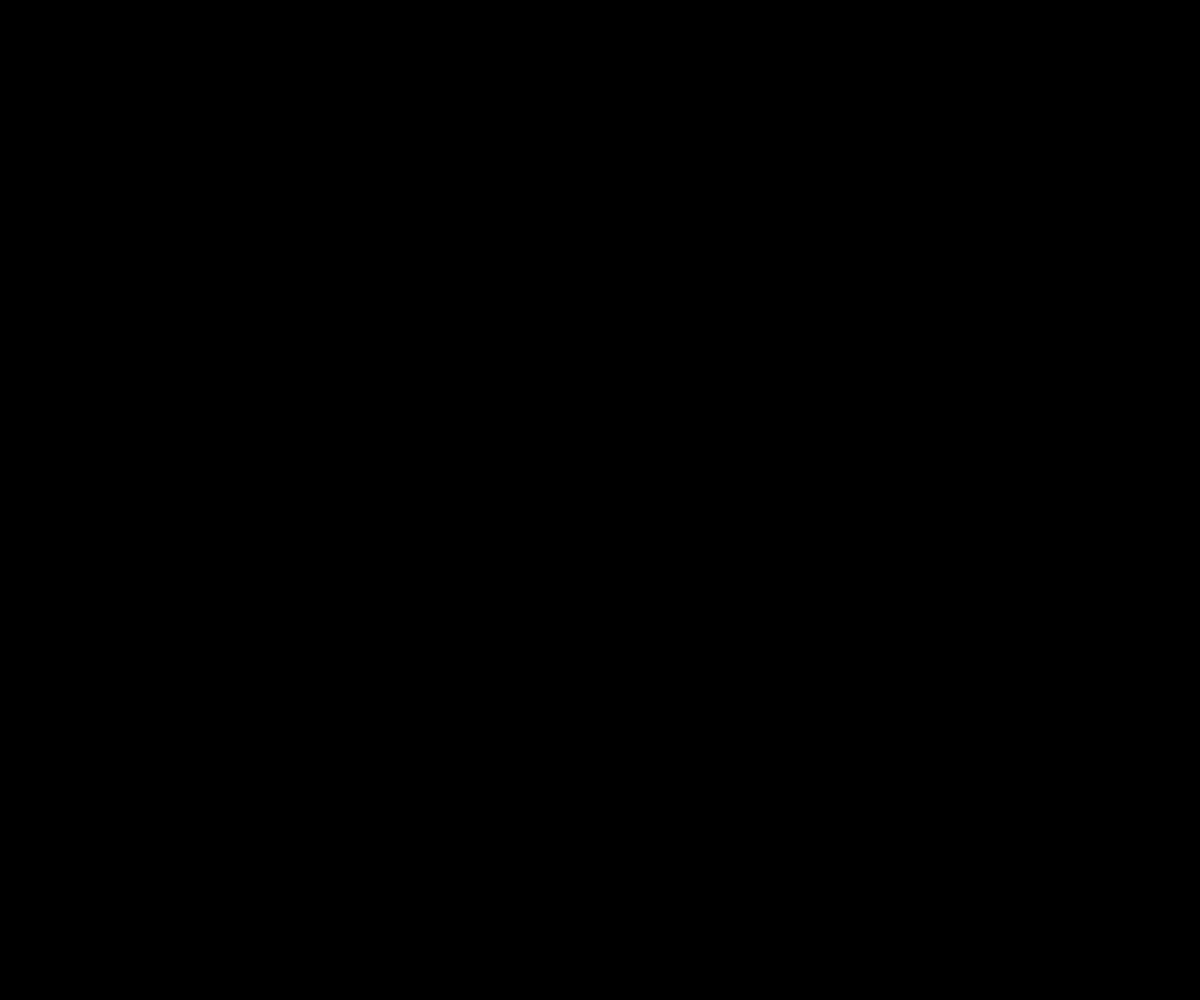
Frame 1 (no input)
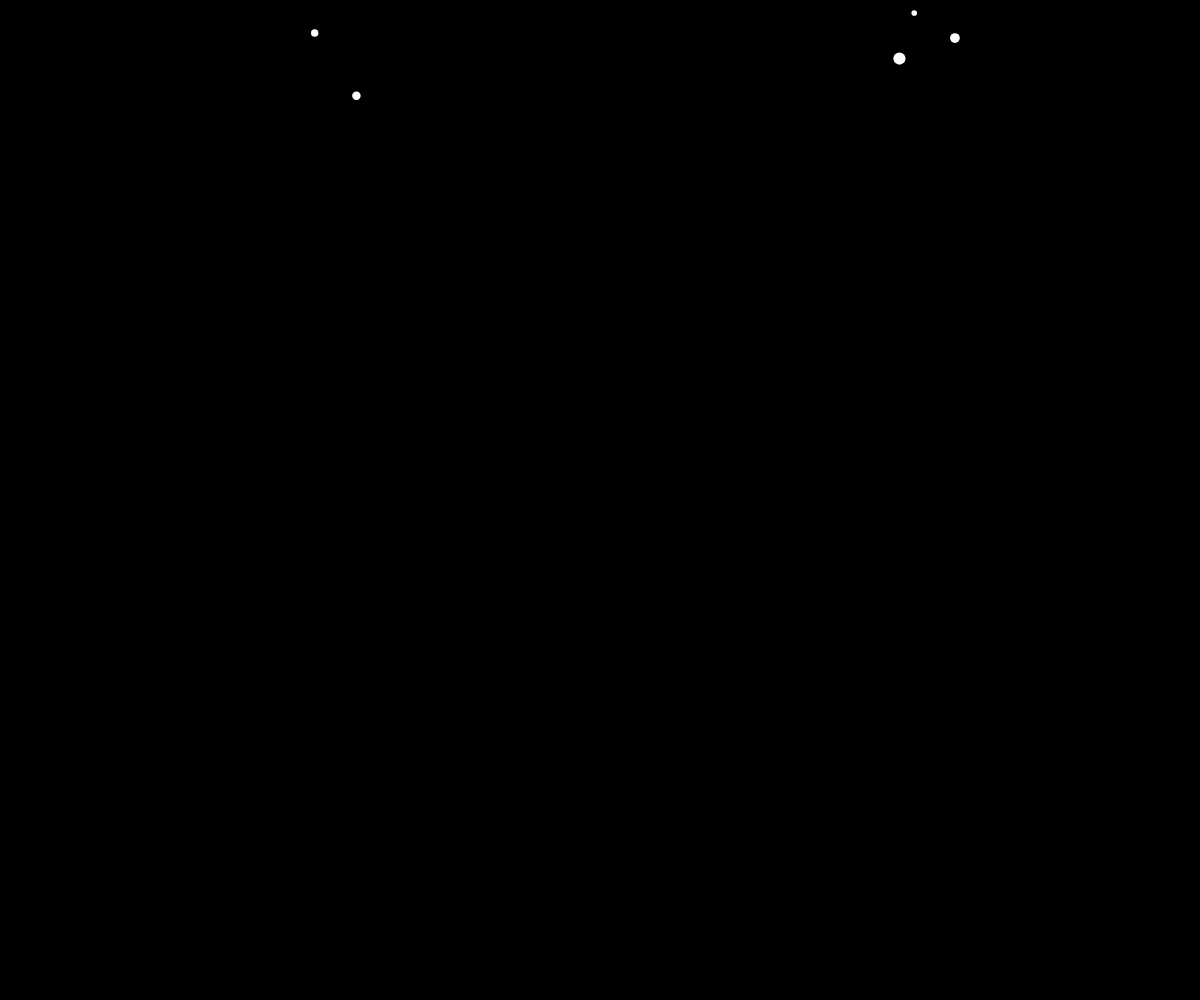
Frame 60 (no input)
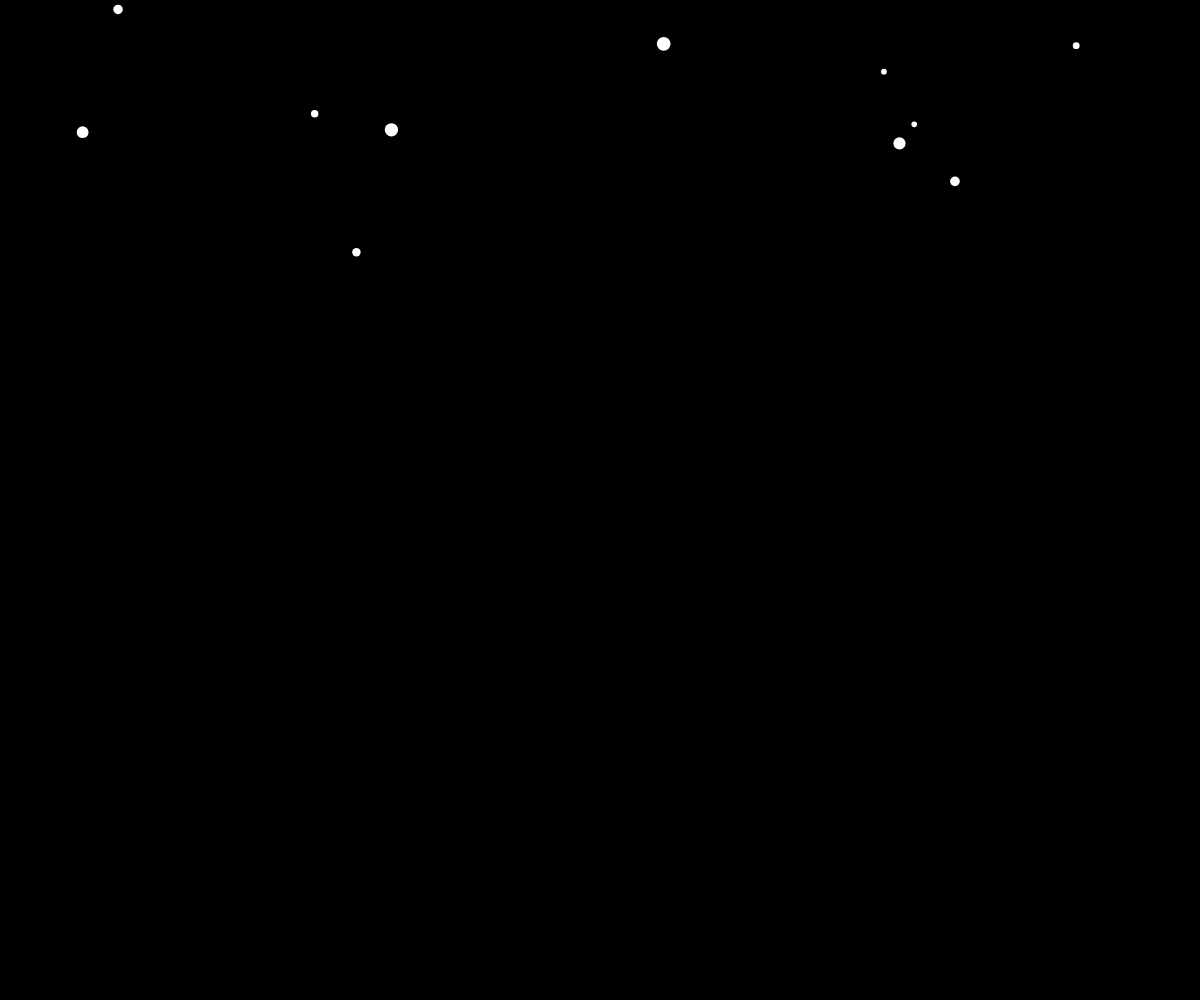
Frame 120 (the mouse pressed at the canvas centre since frame 60)

The p5.js sketch that drew these frames (run headless with seeded random() and noise() and a simulated clock; from frame 60 on, the mouse is pressed at the canvas centre):

// p5.js sketch
// ── sketch.js
let snowflakes = [];

function setup() {
  createCanvas(windowWidth, windowHeight);
}

function windowResized() {
  resizeCanvas(windowWidth, windowHeight);
}

function draw() {
  background(0);

  // Aggiungiamo un nuovo fiocco di neve ad intervalli regolari
  if (frameCount % 10 === 0) {
    let dimensione = random(5, 15); // Dimensione randomica tra 5 e 15
    let velocitaCaduta = random(1, 3); // Velocità di caduta randomica tra 1 e 3
    let posX = random(width); // Posizione x casuale
    let posY = -dimensione; // Iniziamo i fiocchi di neve sopra il canvas

    snowflakes.push({ posX, posY, dimensione, velocitaCaduta });
  }

  // Disegnamo e aggiorniamo ogni fiocco di neve
  for (let flake of snowflakes) {
    fill(255); // Colore del fiocco di neve (bianco)
    noStroke(); // Nessun contorno per il fiocco di neve

    ellipse(flake.posX, flake.posY, flake.dimensione, flake.dimensione); // Disegna un fiocco di neve come un'ellisse

    // Muovi il fiocco di neve verso il basso con la velocità di caduta
    flake.posY += flake.velocitaCaduta;

    // Se il fiocco di neve raggiunge il fondo del canvas, rimuovilo dall'array
    if (flake.posY > height) {
      let index = snowflakes.indexOf(flake);
      snowflakes.splice(index, 1);
    }
  }
}
